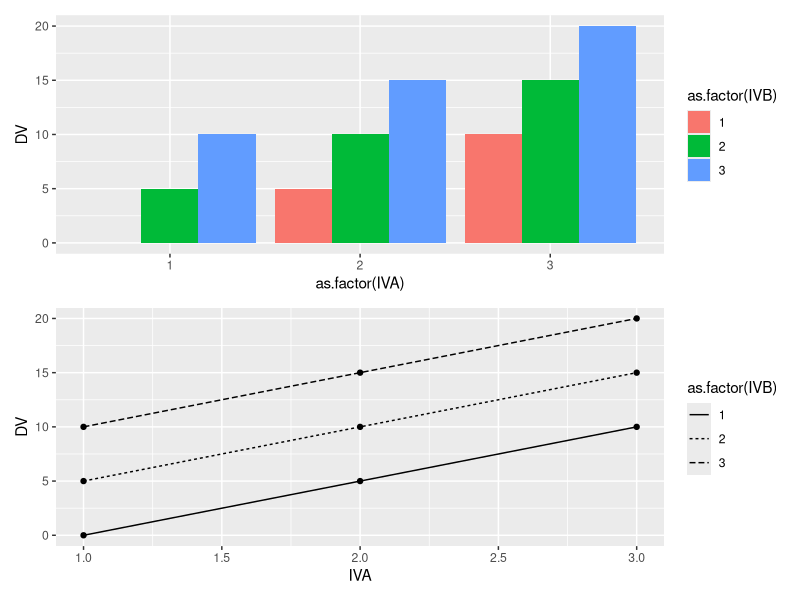
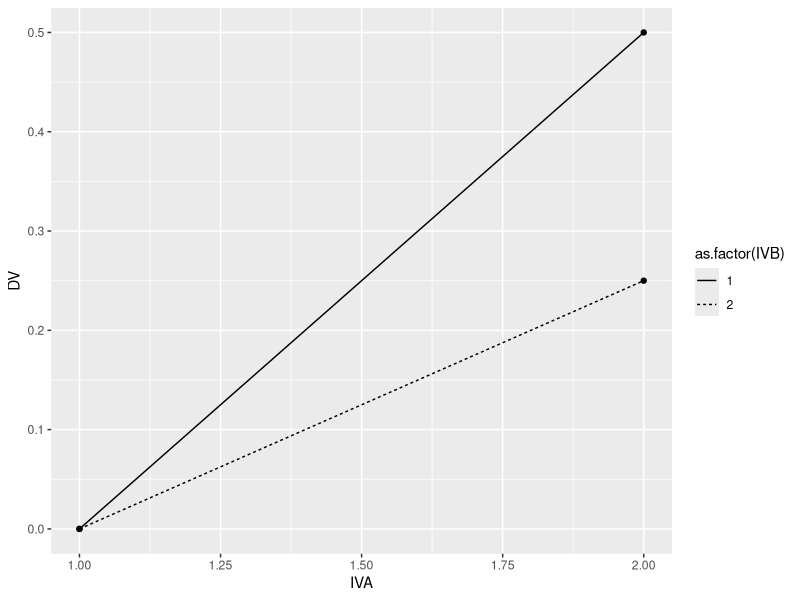

Write R code to recreate these figures, in order. (Note: a time limit stopped this script after it produced the figures.)
## ---- chunk 1
knitr::opts_chunk$set(echo = TRUE)
## ---- chunk 2
library(tibble)
library(ggplot2)
library(patchwork)
# define 2-factor score model
grand_mean <- 10
A <- c(-5,0,5)
B <- c(-5,0,5)
AB <- rep(0,length(A)*length(B))

# create design table
model_data <- tibble()
for(i in 1:length(A)){
  for(j in 1:length(B)){
    IVA <- i
    IVB <- j
    DV <- grand_mean+A[i]+B[j]+AB[(i-1)*length(B)+j]
    sc_GM <- grand_mean
    sc_A <- A[i]
    sc_B <- B[j]
    sc_AB <- AB[(i-1)*length(B)+j]
    row_entry <- tibble(IVA,IVB,DV,
                        sc_GM,sc_A,sc_B,sc_AB)
    model_data <- rbind(model_data,row_entry)
  }
}

knitr::kable(model_data)

# generate plots
bar_graph <- ggplot(model_data,
                    aes(y=DV,
                        x=as.factor(IVA),
                        fill=as.factor(IVB)))+
  geom_bar(stat='identity', position='dodge')

line_graph <- ggplot(model_data,
                     aes(y=DV,
                         x=IVA,
                         linetype=as.factor(IVB)))+
  geom_line()+
  geom_point()

(bar_graph/line_graph)

#alternative

model_data <- tibble(IVA=c(1,1,2,2),
                     IVB=c(1,2,1,2),
                     DV=c(0,0,.5,.25))

ggplot(model_data,
                     aes(y=DV,
                         x=IVA,
                         linetype=as.factor(IVB)))+
  geom_line()+
  geom_point()

## ---- chunk 3

# N per group
N <- 57

A_pvalue <- c()
B_pvalue <- c()
AB_pvalue <- c()
for(i in 1:1000){
  IVA <- rep(rep(c("1","2"), each=2),N)
  IVB <- rep(rep(c("1","2"), 2),N)
  DV <- c(replicate(N,c(rnorm(1,0,1), # means A1B1
                        rnorm(1,0,1), # means A1B2
                        rnorm(1,.5,1), # means A2B1
                        rnorm(1,.25,1)  # means A2B2
          )))
  sim_df <- data.frame(IVA,IVB,DV)

  aov_results <- summary(aov(DV~IVA*IVB, sim_df))
  A_pvalue[i]<-aov_results[[1]]$`Pr(>F)`[1]
  B_pvalue[i]<-aov_results[[1]]$`Pr(>F)`[2]
  AB_pvalue[i]<-aov_results[[1]]$`Pr(>F)`[3]
}

length(A_pvalue[A_pvalue<0.05])/1000

length(B_pvalue[B_pvalue<0.05])/1000

length(AB_pvalue[AB_pvalue<0.05])/1000

## ---- chunk 4
#alt 

N <- 57

A_pvalue <- c()
B_pvalue <- c()
AB_pvalue <- c()
for(i in 1:1000){
  IVA <- rep(rep(c("1","2"), each=2),N)
  IVB <- rep(rep(c("1","2"), 2),N)
  DV <- c(replicate(N,c(rnorm(1,0,1), # means A1B1
                        rnorm(1,0,1), # means A1B2
                        rnorm(1,.5,1), # means A2B1
                        rnorm(1,.25,1)  # means A2B2
          )))
  sim_df <- data.frame(IVA,IVB,DV)
  aov_results <- summary(aov(DV~IVA*IVB, sim_df))
  A_pvalue[i]<-aov_results[[1]]$`Pr(>F)`[1]
  B_pvalue[i]<-aov_results[[1]]$`Pr(>F)`[2]
  AB_pvalue[i]<-aov_results[[1]]$`Pr(>F)`[3]
}

length(A_pvalue[A_pvalue<0.05])/1000

length(B_pvalue[B_pvalue<0.05])/1000

length(AB_pvalue[AB_pvalue<0.05])/1000

rnorm(4*N,c(0,0,.5,.25),.001)

## ---- chunk 5

N <- 500


AB_pvalue <- c()

for(i in 1:1000){
  
  sim_df <- tibble(
  IVA <- rep(rep(c("1","2"), each=2),N),
  IVB <- rep(rep(c("1","2"), 2),N),
  DV <- rnorm(4*N,c(0,0,.5,.25),1)
  )

  aov_results <- summary(aov(DV~IVA*IVB, sim_df))
  AB_pvalue[i]<-aov_results[[1]]$`Pr(>F)`[3]
}

length(AB_pvalue[AB_pvalue<0.05])/1000

## ---- chunk 6

subject_increments <- seq(25,800,25)
power_estimate <- c()

for(si in 1:length(subject_increments)) {

N <- subject_increments[si]

AB_pvalue <- c()

for(i in 1:1000){
  
  sim_df <- tibble(
  IVA <- rep(rep(c("1","2"), each=2),N),
  IVB <- rep(rep(c("1","2"), 2),N),
  DV <- rnorm(4*N,c(0,0,.5,.25),1)
  )

  aov_results <- summary(aov(DV~IVA*IVB, sim_df))
  AB_pvalue[i]<-aov_results[[1]]$`Pr(>F)`[3]
}

power_estimate[si] <- length(AB_pvalue[AB_pvalue<0.05])/1000

}

power_curve <- tibble(subject_increments,
                      power_estimate)

ggplot(power_curve, aes(x=subject_increments,
                        y=power_estimate))+
  geom_point()+
  geom_line()+
  scale_x_continuous(breaks=subject_increments)+
  theme_classic(base_size=9)
